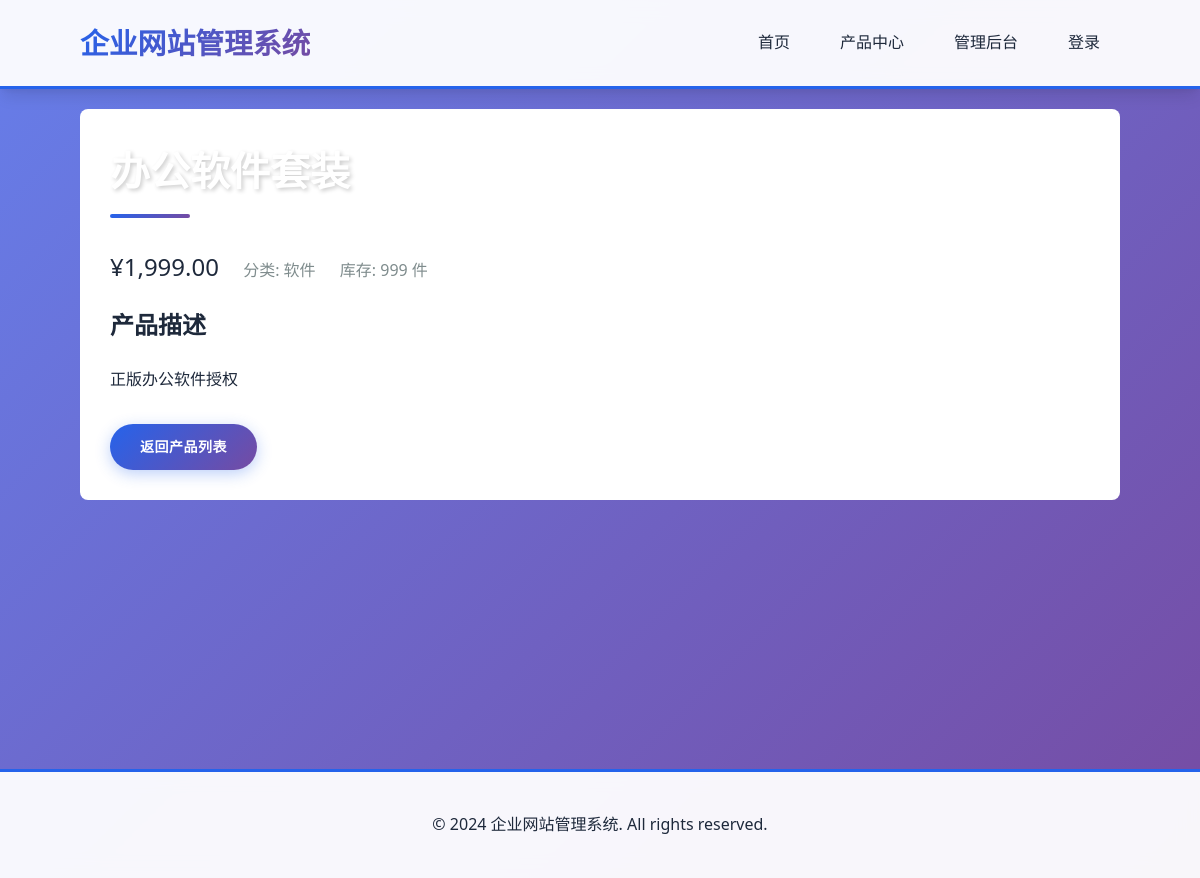
The app's page /product_detail.php?id=2 with its own data.
### tables this page shows
CREATE TABLE IF NOT EXISTS products (
    id INT AUTO_INCREMENT PRIMARY KEY,
    name VARCHAR(100) NOT NULL,
    description TEXT,
    price DECIMAL(10,2),
    category VARCHAR(50),
    stock INT DEFAULT 0,
    image_url VARCHAR(255),
    created_at TIMESTAMP DEFAULT CURRENT_TIMESTAMP
);

### product_detail.php (the view, shortened to what this page needs)
<?php
require_once 'config/database.php';
$id = isset($_GET['id']) ? $_GET['id'] : 0;
$sql = "SELECT * FROM products WHERE id = $id";
$result = $pdo->query($sql);
$product = $result->fetch(PDO::FETCH_ASSOC);
include 'includes/header.php';
?>
<div style="background: white; padding: 30px; border-radius: 8px;">
    <h2><?php echo htmlspecialchars($product['name']); ?></h2>
    <div style="margin: 20px 0;">
        <span class="price" style="font-size: 24px;">¥<?php echo number_format($product['price'], 2); ?></span>
        <span style="margin-left: 20px; color: #7f8c8d;">分类: <?php echo htmlspecialchars($product['category']); ?></span>
        <span style="margin-left: 20px; color: #7f8c8d;">库存: <?php echo $product['stock']; ?> 件</span>
    </div>
    <h3>产品描述</h3>
    <p style="line-height: 1.8;"><?php echo nl2br(htmlspecialchars($product['description'])); ?></p>
    <div style="margin-top: 30px;">
        <a href="/OA/products.php" class="btn">返回产品列表</a>
    </div>
</div>
<?php include 'includes/footer.php'; ?>

### assets/style.css (style rules this page uses)
:root { --primary-color: #2563eb; --primary-dark: #1e40af; --secondary-color: #64748b; --success-color: #10b981; --danger-color: #ef4444; --dark-color: #1e293b; --light-color: #f8fafc; --border-color: #e2e8f0; --shadow: 0 10px 15px -3px rgba(0, 0, 0, 0.1), 0 4px 6px -2px rgba(0, 0, 0, 0.05); --shadow-lg: 0 20px 25px -5px rgba(0, 0, 0, 0.1), 0 10px 10px -5px rgba(0, 0, 0, 0.04); }
* { margin: 0; padding: 0; box-sizing: border-box; }
body { font-family: 'Segoe UI', 'Microsoft YaHei', -apple-system, BlinkMacSystemFont, sans-serif; line-height: 1.6; color: var(--dark-color); background: linear-gradient(135deg, #667eea 0%, #764ba2 100%); min-height: 100vh; }
h2 { font-size: 2.5em; margin-bottom: 30px; color: white; text-shadow: 2px 2px 4px rgba(0, 0, 0, 0.2); position: relative; padding-bottom: 15px; }
h2::after { content: ''; position: absolute; bottom: 0; left: 0; width: 80px; height: 4px; background: linear-gradient(135deg, var(--primary-color), #764ba2); border-radius: 2px; }
h3 { font-size: 1.5em; margin-bottom: 20px; color: var(--dark-color); }
.btn { display: inline-block; padding: 12px 30px; background: linear-gradient(135deg, var(--primary-color), #764ba2); color: white; text-decoration: none; border-radius: 50px; border: none; cursor: pointer; transition: all 0.3s ease; font-weight: 600; text-transform: uppercase; letter-spacing: 0.5px; font-size: 14px; box-shadow: 0 4px 15px rgba(37, 99, 235, 0.3); }

### records on screen
products: name "办公软件套装", price "1,999.00", category "软件", stock "999", description "正版办公软件授权"
